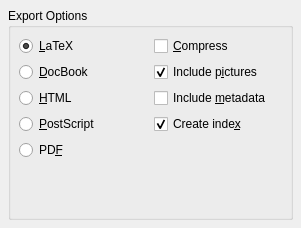
<?xml version="1.0" encoding="UTF-8"?>
<ui version="4.0">
 <class>Form</class>
 <widget class="QWidget" name="Form">
  <property name="geometry">
   <rect>
    <x>0</x>
    <y>0</y>
    <width>301</width>
    <height>228</height>
   </rect>
  </property>
  <property name="windowTitle">
   <string>Export Document</string>
  </property>
  <layout class="QVBoxLayout">
   <property name="spacing">
    <number>6</number>
   </property>
   <property name="margin" stdset="0">
    <number>8</number>
   </property>
   <item>
    <widget class="QGroupBox" name="groupBox">
     <property name="title">
      <string>Export Options</string>
     </property>
     <layout class="QGridLayout">
      <property name="margin" stdset="0">
       <number>8</number>
      </property>
      <property name="spacing">
       <number>6</number>
      </property>
      <item row="1" column="0">
       <widget class="QRadioButton" name="radioButton_2">
        <property name="text">
         <string>&amp;DocBook</string>
        </property>
       </widget>
      </item>
      <item row="0" column="0">
       <widget class="QRadioButton" name="radioButton">
        <property name="text">
         <string>&amp;LaTeX</string>
        </property>
        <property name="checked">
         <bool>true</bool>
        </property>
       </widget>
      </item>
      <item row="1" column="1">
       <widget class="QCheckBox" name="checkBox_2">
        <property name="text">
         <string>Include p&amp;ictures</string>
        </property>
        <property name="checked">
         <bool>true</bool>
        </property>
       </widget>
      </item>
      <item row="5" column="0">
       <spacer>
        <property name="orientation">
         <enum>Qt::Orientation::Vertical</enum>
        </property>
        <property name="sizeHint" stdset="0">
         <size>
          <width>20</width>
          <height>40</height>
         </size>
        </property>
       </spacer>
      </item>
      <item row="0" column="1">
       <widget class="QCheckBox" name="checkBox">
        <property name="text">
         <string>&amp;Compress</string>
        </property>
       </widget>
      </item>
      <item row="2" column="0">
       <widget class="QRadioButton" name="radioButton_2_2">
        <property name="text">
         <string>&amp;HTML</string>
        </property>
       </widget>
      </item>
      <item row="3" column="0">
       <widget class="QRadioButton" name="radioButton_3">
        <property name="text">
         <string>&amp;PostScript</string>
        </property>
       </widget>
      </item>
      <item row="4" column="0">
       <widget class="QRadioButton" name="radioButton_4">
        <property name="text">
         <string>PD&amp;F</string>
        </property>
       </widget>
      </item>
      <item row="2" column="1">
       <widget class="QCheckBox" name="checkBox_3">
        <property name="text">
         <string>Include &amp;metadata</string>
        </property>
       </widget>
      </item>
      <item row="3" column="1">
       <widget class="QCheckBox" name="checkBox_4">
        <property name="text">
         <string>Create inde&amp;x</string>
        </property>
        <property name="checked">
         <bool>true</bool>
        </property>
       </widget>
      </item>
     </layout>
    </widget>
   </item>
  </layout>
 </widget>
 <resources/>
 <connections/>
</ui>
